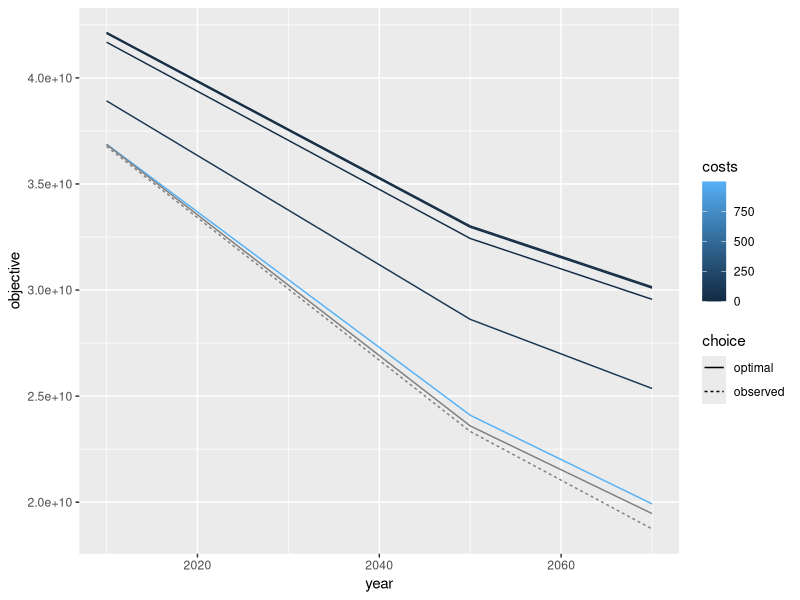
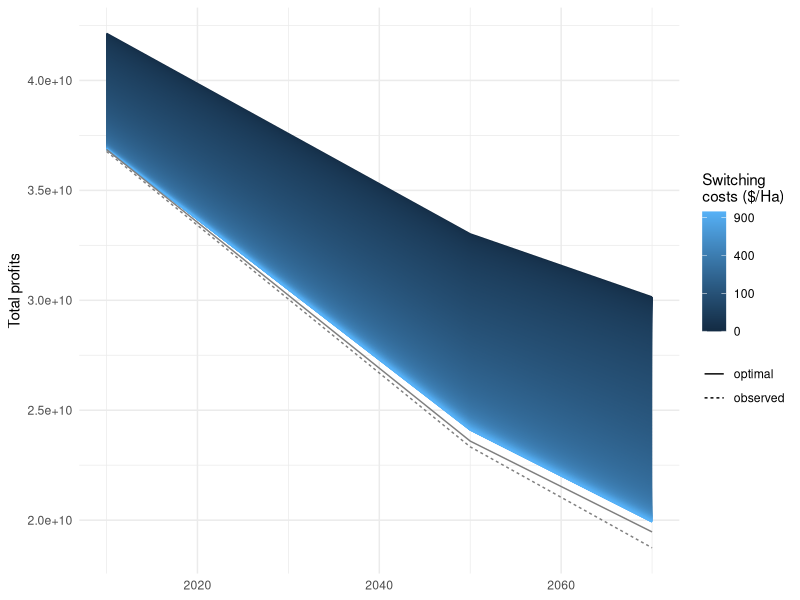
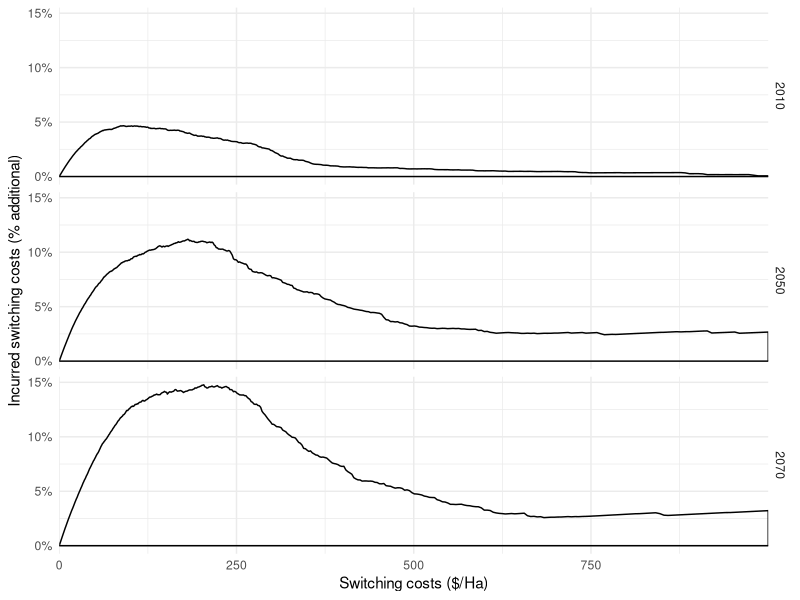
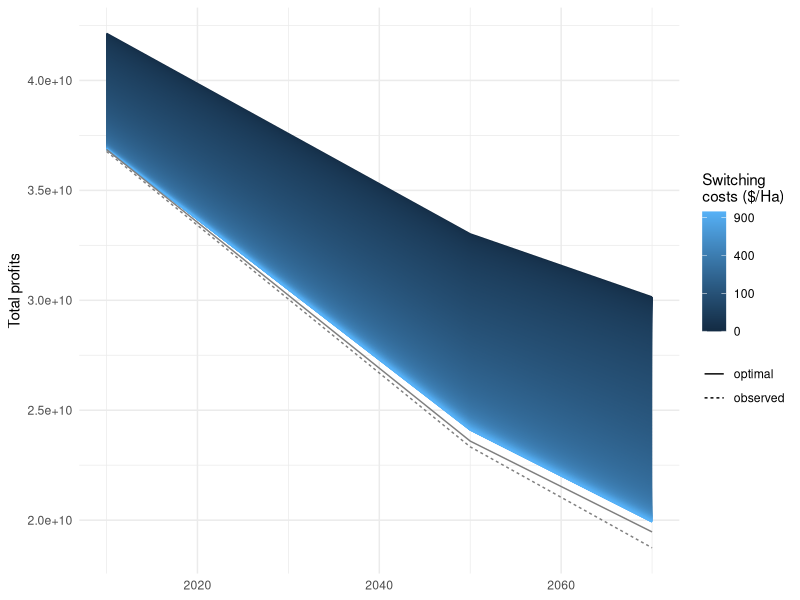
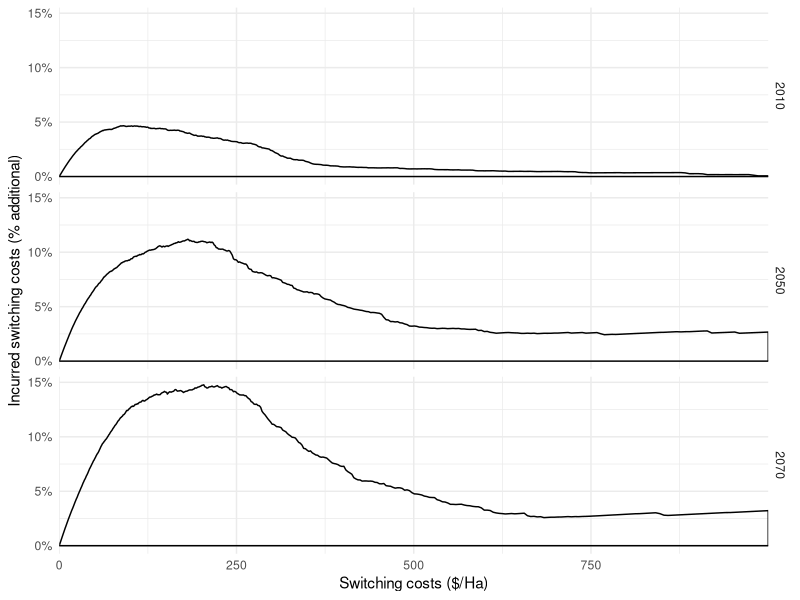

Write the R code that produced these figures, in order.
setwd("~/research/awash/analyses/landvalue")

df <- read.csv("constopt-byprice.csv")

df$year <- NA
df$year[df$filepath == "currentprofits-pfixed-lybymc.csv"] <- 2010
df$year[df$filepath == "all2050profits-pfixed-notime-histco-lybymc.csv"] <- 2050
df$year[df$filepath == "all2070profits-pfixed-notime-histco-lybymc.csv"] <- 2070

df$switchcosts <- df$exclcosts - df$objective

library(ggplot2)

df$choice <- factor(df$choice, levels=c("optimal", "observed"))

ggplot(subset(df, is.na(costs) | costs %in% c(0, Inf) | round(log10(costs), 3) == round(log10(costs))), aes(year, objective, colour=costs, group=costs, linetype=choice)) +
    geom_line()

ggplot(df, aes(year, objective, colour=costs, group=costs, linetype=choice)) +
    geom_line() + theme_minimal() + xlab(NULL) + ylab("Total profits") + scale_colour_continuous(name="Switching\ncosts ($/Ha)", trans="sqrt", breaks=c(0, 100, 400, 900)) + scale_linetype_discrete(name=NULL)
ggsave("profits-byprice.pdf", width=7, height=3)

ggplot(df, aes(costs, switchcosts / exclcosts)) +
    facet_grid(year ~ .) + geom_hline(yintercept=0) +
    geom_line() + theme_minimal() + xlab("Switching costs ($/Ha)") + ylab("Incurred switching costs (% additional)") + scale_y_continuous(labels=scales::percent) + scale_x_continuous(expand=c(0, 0))
ggsave("switch-byprice.pdf", width=5, height=3)

df$switchfrac <- df$switchcosts / df$exclcosts
for (year in c(2010, 2050, 2070)) {
    print(max(df$switchfrac[df$year == year]))
    print(df$costs[df$switchfrac == max(df$switchfrac[df$year == year])])
}

## Find where get half of benefits
for (year in c(2010, 2050, 2070)) {
    opto <- df$exclcosts[df$choice == "optimal" & df$costs == 0 & df$year == year]
    obso <- df$exclcosts[df$choice == "observed" & df$year == year]
    print(opto / obso)
    half <- (opto + obso) / 2
    subdf <- df[df$year == year,]
    print(subdf$costs[which.min(abs(subdf$exclcosts - half))])
}
